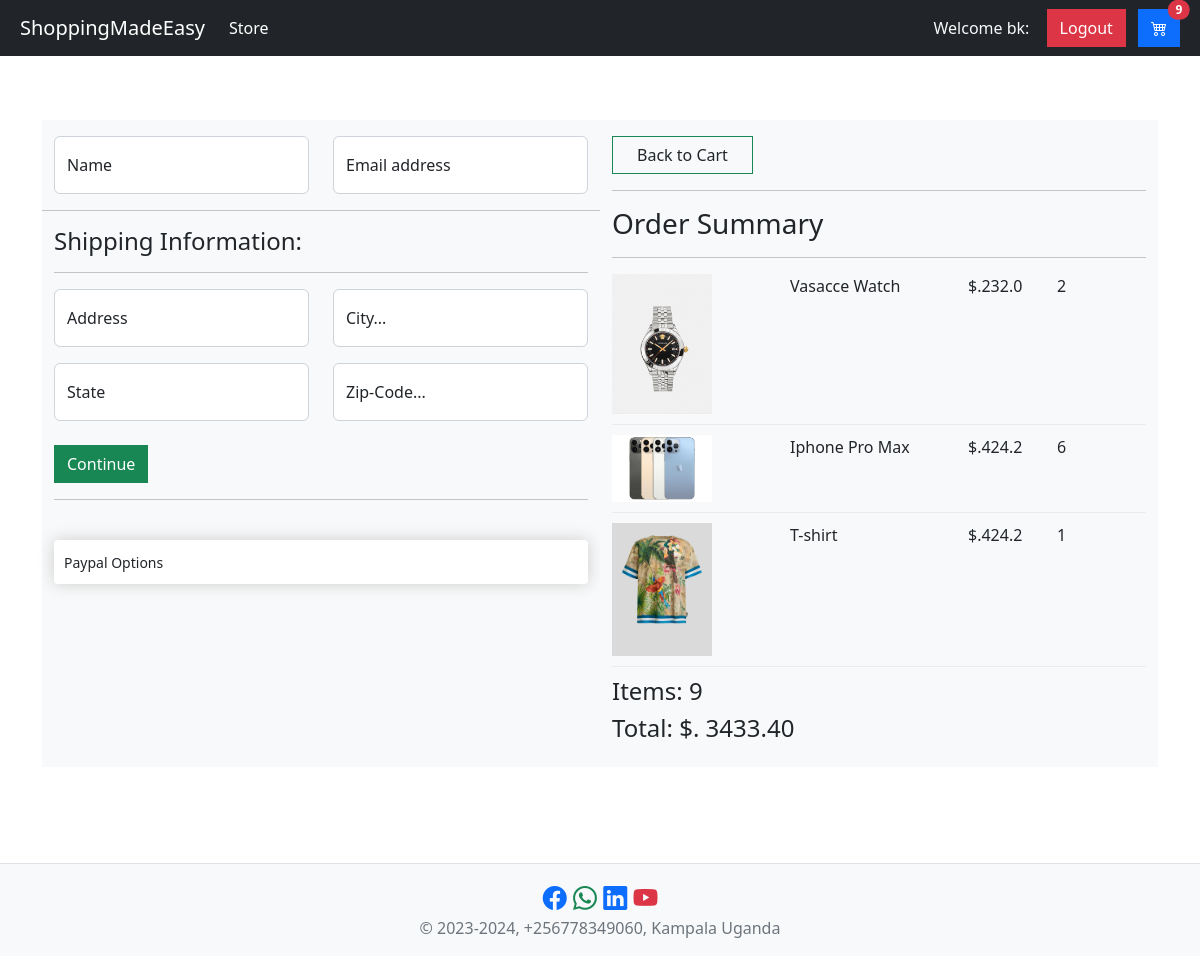
Screenshot of /checkout/ (signed in) with the database file from the repository.
### store/models.py (models this page shows, shortened)
class OrderItem(models.Model):
    product =models.ForeignKey(Product,blank=True, null=True,on_delete=models.SET_NULL)
    order = models.ForeignKey(Order,blank=True, null=True, on_delete=models.SET_NULL)
    quantity = models.IntegerField(default = 0, blank=True, null=True)
    date_added = models.DateTimeField(auto_now_add=True)
    @property
    def get_total(self):
        total = self.product.price * self.quantity
        return total

class Product(models.Model):
    name = models.CharField(max_length=150, null=True)
    price = models.FloatField()
    digital = models.BooleanField(default = False, blank=False, null=True)
    image = models.ImageField(blank=True, null=True)
    @property
    def imageURL(self):
        try:
            url = self.image.url
        except:
            url = ''
        return url

class Order(models.Model):
    customer =models.ForeignKey(Customer,blank=True, null=True,on_delete=models.SET_NULL)
    date_ordered = models.DateTimeField(auto_now_add=True)
    complete  = models.BooleanField(default = False)
    transaction_id = models.CharField(null=True, max_length=100)
    @property
    def shipping(self):
        shipping = False
        orderitems = self.orderitem_set.all()
        for i in orderitems:
            if i.product.digital == False:
                shipping = True
        return shipping
    @property
    def get_cart_total(self):
        orderitems = self.orderitem_set.all()
        total = sum([item.get_total for item in orderitems])
        return total
    @property
    def get_cart_items(self):
        orderitems = self.orderitem_set.all()
        total = sum([item.quantity for item in orderitems])
        return total

### store/views.py (the view)
# urls.py: path('checkout/', views.checkout, name='checkout'),
def checkout(request):
    if request.user.is_authenticated:
        customer = request.user.customer
        order, created = Order.objects.get_or_create(customer=customer, complete=False)
        items  = order.orderitem_set.all()
        cartItems = order.get_cart_items
    else:
        items = []
        order = {'get_cart_items':0, "get_cart_total":0}
    context = {'items':items, 'order': order, 'cartItems':cartItems, 'shipping': False}
    return render(request, 'store/checkout.html', context)

### templates/store/checkout.html (shortened to what this page needs)
{% extends "store/main.html" %}
{% load static %}
{% block content %}
<div class="container py-5" style="background-color:white;">
    <form id="form">
        <div class="row">
            <div class="col-lg-6 bg-light py-3">
                <div class="row">
                    <div class="col-6">
                        <div class="form-floating">
                            <input type="text" class="form-control" id="floatingInput" placeholder="Name">
                            <label for="floatingInput">Name</label>
                        </div>
                    </div>
                    <div class="col-6">
                        <div class="form-floating mb-3">
                            <input type="email" class="form-control" id="floatingInput" placeholder="name@example.com">
                            <label for="floatingInput">Email address</label>
                        </div>
                    </div>
                    <hr>
                <div id="shipping-info">
                    <h4>Shipping Information:</h4>
                    <hr>
                    <div class="row mb-3">
                        <div class="col-6">
                            <div class="form-floating">
                                <input type="text" class="form-control" id="floatingInput" placeholder="Name">
                                <label for="floatingInput">Address</label>
                            </div>
                        </div>
                        <div class="col-6">
                            <div class="form-floating">
                                <input type="text" class="form-control" id="floatingInput" placeholder="Name">
                                <label for="floatingInput">City...</label>
                            </div>
                        </div>
                    </div>
                    <div class="row">
                        <div class="col-6">
                            <div class="form-floating">
                                <input type="text" class="form-control" id="floatingInput" placeholder="Name">
                                <label for="floatingInput">State</label>
                            </div>
                        </div>
                        <div class="col-6">
                            <div class="form-floating">
                                <input type="number" class="form-control" id="floatingInput" placeholder="Name">
                                <label for="floatingInput">Zip-Code...</label>
                            </div>
                        </div>
                    </div>
                </div>
            </div>
            <br>
            <input type="submit" id="form-button" class="btn btn-success" value="Continue">
            <hr>
            <br>
            <div id="payment-info" class="box-element hidden">
                <small>Paypal Options</small>
            </div>
        </div>
            <div class="col-lg-6 bg-light py-3">
                <a class="btn btn-outline-success text-dark px-4" href="{% url 'cart' %}"> Back to Cart</a>
                <hr>
                <h3>Order Summary</h3>
                <hr>
                {% for item in items %}
                <div class="cart-row">
                    <div style="flex: 2;"><img class="row-image" src="{{item.product.imageURL}}" alt=""></div>
                    <div style="flex: 2;">{{item.product.name}}</div>
                    <div style="flex: 1;">$.{{item.product.price}}</div>
                    <div style="flex: 1;">{{item.quantity}}</div>
                </div>
                {% endfor %}
                <h4>Items: {{order.get_cart_items}}</h4>
                <h4>Total: $. {{order.get_cart_total|floatformat:2}}</h4>
            </div>
        </div>
    </form>
</div>
{% endblock %}

### static/css/main.css (style rules this page uses)
.btn { border-radius: 0; }
.row-image { width: 100px; }
.cart-row { display: flex; align-items: flex-stretch; padding-bottom: 10px; margin-bottom: 10px; border-bottom: 1px solid #ececec; }
.box-element { box-shadow: hsl(0, 0%, 80%) 0 0 16px; background-color: #fff; border-radius: 4px; padding: 10px; }

### rows the page displays
OrderItem: product.imageURL (picture), product.name "Vasacce Watch", product.price "232.0", quantity "2"
OrderItem: product.imageURL (picture), product.name "Iphone Pro Max", product.price "424.2", quantity "6"
OrderItem: product.imageURL (picture), product.name "T-shirt", product.price "424.2", quantity "1"
Order: get_cart_items "9", get_cart_total "3433.40"

### other values shown
{{ cartItems }} "9"
